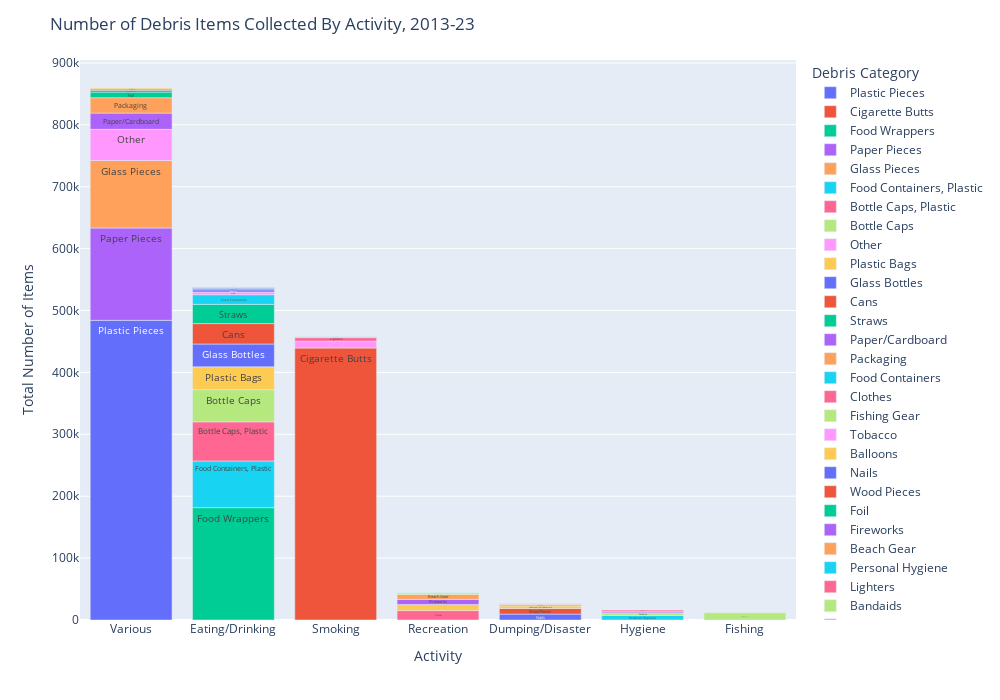

Write notebook code for a chart like this one.
### Markdown cell above
## Debris Organized by Activity

In [NOAA's marine debris report](https://marinedebris.noaa.gov/other-reports/marine-debris-shoreline-monterey-bay-national-marine-sanctuary-assessment-behaviors-contributing-marine-debris-categories-composition-spatial-distribution-and-predictor-variables), in Section 3, trash is organized into the following activities:

* **Eating & Drinking:** Trash categories associated with eating and drinking include utensils and plates, take-out food containers, bottles, straws, and wrappers.
* **Smoking:** Trash left behind from smoking cigarettes, cigars, and vaping included butts, packaging, containers, and other smoking items.
* **Personal Hygiene:** Items include any personal protective or sanitary products such as masks, gloves, condoms, tampons, diapers and syringes.
* **Recreation:** Items associated with recreation on the beach or elsewhere (other than fishing) include balloons, toys, clothing, and dog waste bags.
* **Dumping and Disaster:** Industrial and household waste dumping includes trash that may originate from unintentional or illegal dumping. This category also includes items resulting from storm damage, coastal erosion, or degrading harbors. Items include appliances, construction
material, and tires.
* **Various:** Trash that could have originated from any one of the other six activities but could not be identified with a specific activity. Examples include packaging, caps and bottles that may not have contained beverages, and fragmented pieces of plastic, glass, or metal.

Here, Figure 10 in Section 3 of NOAA's report is recreated with SOS data only. The pie chart in the report is replaced with a bar chart for (in my opinion) more easily interpretable results. Activity names are sligthy modified to **Eating/Drinking**, **Smoking**, **Hygiene**, **Recreation**, **Dumping/Disaster** and **Various**.

### Code cell
fig = graph_maker.activity_graph()
fig.show()

### Figure 1 — Plotly figure (JSON) as saved in the notebook; plotly's stock layout.template omitted (floating-point values rounded to 4 significant figures)
{"data": [{"alignmentgroup": "True", "cliponaxis": false, "hovertemplate": "name=%{text}<br>activity=%{x}<br>count=%{y}<extra></extra>", "legendgroup": "Plastic Pieces", "marker": {"color": "#636efa", "pattern": {"shape": ""}}, "name": "Plastic Pieces", "offsetgroup": "Plastic Pieces", "orientation": "v", "showlegend": true, "text": ["Plastic Pieces"], "textangle": 0, "textfont": {"size": 10}, "textposition": "inside", "type": "bar", "x": ["Various"], "xaxis": "x", "y": [484100.0], "yaxis": "y"}, {"alignmentgroup": "True", "cliponaxis": false, "hovertemplate": "name=%{text}<br>activity=%{x}<br>count=%{y}<extra></extra>", "legendgroup": "Cigarette Butts", "marker": {"color": "#EF553B", "pattern": {"shape": ""}}, "name": "Cigarette Butts", "offsetgroup": "Cigarette Butts", "orientation": "v", "showlegend": true, "text": ["Cigarette Butts"], "textangle": 0, "textfont": {"size": 10}, "textposition": "inside", "type": "bar", "x": ["Smoking"], "xaxis": "x", "y": [439358], "yaxis": "y"}, {"alignmentgroup": "True", "cliponaxis": false, "hovertemplate": "name=%{text}<br>activity=%{x}<br>count=%{y}<extra></extra>", "legendgroup": "Food Wrappers", "marker": {"color": "#00cc96", "pattern": {"shape": ""}}, "name": "Food Wrappers", "offsetgroup": "Food Wrappers", "orientation": "v", "showlegend": true, "text": ["Food Wrappers"], "textangle": 0, "textfont": {"size": 10}, "textposition": "inside", "type": "bar", "x": ["Eating/Drinking"], "xaxis": "x", "y": [181478], "yaxis": "y"}, {"alignmentgroup": "True", "cliponaxis": false, "hovertemplate": "name=%{text}<br>activity=%{x}<br>count=%{y}<extra></extra>", "legendgroup": "Paper Pieces", "marker": {"color": "#ab63fa", "pattern": {"shape": ""}}, "name": "Paper Pieces", "offsetgroup": "Paper Pieces", "orientation": "v", "showlegend": true, "text": ["Paper Pieces"], "textangle": 0, "textfont": {"size": 10}, "textposition": "inside", "type": "bar", "x": ["Various"], "xaxis": "x", "y": [149144], "yaxis": "y"}, {"alignmentgroup": "True", "cliponaxis": false, "hovertemplate": "name=%{text}<br>activity=%{x}<br>count=%{y}<extra></extra>", "legendgroup": "Glass Pieces", "marker": {"color": "#FFA15A", "pattern": {"shape": ""}}, "name": "Glass Pieces", "offsetgroup": "Glass Pieces", "orientation": "v", "showlegend": true, "text": ["Glass Pieces"], "textangle": 0, "textfont": {"size": 10}, "textposition": "inside", "type": "bar", "x": ["Various"], "xaxis": "x", "y": [109011], "yaxis": "y"}, {"alignmentgroup": "True", "cliponaxis": false, "hovertemplate": "name=%{text}<br>activity=%{x}<br>count=%{y}<extra></extra>", "legendgroup": "Food Containers, Plastic", "marker": {"color": "#19d3f3", "pattern": {"shape": ""}}, "name": "Food Containers, Plastic", "offsetgroup": "Food Containers, Plastic", "orientation": "v", "showlegend": true, "text": ["Food Containers, Plastic"], "textangle": 0, "textfont": {"size": 10}, "textposition": "inside", "type": "bar", "x": ["Eating/Drinking"], "xaxis": "x", "y": [75400.0], "yaxis": "y"}, {"alignmentgroup": "True", "cliponaxis": false, "hovertemplate": "name=%{text}<br>activity=%{x}<br>count=%{y}<extra></extra>", "legendgroup": "Bottle Caps, Plastic", "marker": {"color": "#FF6692", "pattern": {"shape": ""}}, "name": "Bottle Caps, Plastic", "offsetgroup": "Bottle Caps, Plastic", "orientation": "v", "showlegend": true, "text": ["Bottle Caps, Plastic"], "textangle": 0, "textfont": {"size": 10}, "textposition": "inside", "type": "bar", "x": ["Eating/Drinking"], "xaxis": "x", "y": [63216], "yaxis": "y"}, {"alignmentgroup": "True", "cliponaxis": false, "hovertemplate": "name=%{text}<br>activity=%{x}<br>count=%{y}<extra></extra>", "legendgroup": "Bottle Caps", "marker": {"color": "#B6E880", "pattern": {"shape": ""}}, "name": "Bottle Caps", "offsetgroup": "Bottle Caps", "orientation": "v", "showlegend": true, "text": ["Bottle Caps"], "textangle": 0, "textfont": {"size": 10}, "textposition": "inside", "type": "bar", "x": ["Eating/Drinking"], "xaxis": "x", "y": [51973], "yaxis": "y"}, {"alignmentgroup": "True", "cliponaxis": false, "hovertemplate": "name=%{text}<br>activity=%{x}<br>count=%{y}<extra></extra>", "legendgroup": "Other", "marker": {"color": "#FF97FF", "pattern": {"shape": ""}}, "name": "Other", "offsetgroup": "Other", "orientation": "v", "showlegend": true, "text": ["Other"], "textangle": 0, "textfont": {"size": 10}, "textposition": "inside", "type": "bar", "x": ["Various"], "xaxis": "x", "y": [50390.0], "yaxis": "y"}, {"alignmentgroup": "True", "cliponaxis": false, "hovertemplate": "name=%{text}<br>activity=%{x}<br>count=%{y}<extra></extra>", "legendgroup": "Plastic Bags", "marker": {"color": "#FECB52", "pattern": {"shape": ""}}, "name": "Plastic Bags", "offsetgroup": "Plastic Bags", "orientation": "v", "showlegend": true, "text": ["Plastic Bags"], "textangle": 0, "textfont": {"size": 10}, "textposition": "inside", "type": "bar", "x": ["Eating/Drinking"], "xaxis": "x", "y": [36949], "yaxis": "y"}, {"alignmentgroup": "True", "cliponaxis": false, "hovertemplate": "name=%{text}<br>activity=%{x}<br>count=%{y}<extra></extra>", "legendgroup": "Glass Bottles", "marker": {"color": "#636efa", "pattern": {"shape": ""}}, "name": "Glass Bottles", "offsetgroup": "Glass Bottles", "orientation": "v", "showlegend": true, "text": ["Glass Bottles"], "textangle": 0, "textfont": {"size": 10}, "textposition": "inside", "type": "bar", "x": ["Eating/Drinking"], "xaxis": "x", "y": [36830], "yaxis": "y"}, {"alignmentgroup": "True", "cliponaxis": false, "hovertemplate": "name=%{text}<br>activity=%{x}<br>count=%{y}<extra></extra>", "legendgroup": "Cans", "marker": {"color": "#EF553B", "pattern": {"shape": ""}}, "name": "Cans", "offsetgroup": "Cans", "orientation": "v", "showlegend": true, "text": ["Cans"], "textangle": 0, "textfont": {"size": 10}, "textposition": "inside", "type": "bar", "x": ["Eating/Drinking"], "xaxis": "x", "y": [32992], "yaxis": "y"}, {"alignmentgroup": "True", "cliponaxis": false, "hovertemplate": "name=%{text}<br>activity=%{x}<br>count=%{y}<extra></extra>", "legendgroup": "Straws", "marker": {"color": "#00cc96", "pattern": {"shape": ""}}, "name": "Straws", "offsetgroup": "Straws", "orientation": "v", "showlegend": true, "text": ["Straws"], "textangle": 0, "textfont": {"size": 10}, "textposition": "inside", "type": "bar", "x": ["Eating/Drinking"], "xaxis": "x", "y": [31081], "yaxis": "y"}, {"alignmentgroup": "True", "cliponaxis": false, "hovertemplate": "name=%{text}<br>activity=%{x}<br>count=%{y}<extra></extra>", "legendgroup": "Paper/Cardboard", "marker": {"color": "#ab63fa", "pattern": {"shape": ""}}, "name": "Paper/Cardboard", "offsetgroup": "Paper/Cardboard", "orientation": "v", "showlegend": true, "text": ["Paper/Cardboard"], "textangle": 0, "textfont": {"size": 10}, "textposition": "inside", "type": "bar", "x": ["Various"], "xaxis": "x", "y": [26233], "yaxis": "y"}, {"alignmentgroup": "True", "cliponaxis": false, "hovertemplate": "name=%{text}<br>activity=%{x}<br>count=%{y}<extra></extra>", "legendgroup": "Packaging", "marker": {"color": "#FFA15A", "pattern": {"shape": ""}}, "name": "Packaging", "offsetgroup": "Packaging", "orientation": "v", "showlegend": true, "text": ["Packaging"], "textangle": 0, "textfont": {"size": 10}, "textposition": "inside", "type": "bar", "x": ["Various"], "xaxis": "x", "y": [24854], "yaxis": "y"}, {"alignmentgroup": "True", "cliponaxis": false, "hovertemplate": "name=%{text}<br>activity=%{x}<br>count=%{y}<extra></extra>", "legendgroup": "Food Containers", "marker": {"color": "#19d3f3", "pattern": {"shape": ""}}, "name": "Food Containers", "offsetgroup": "Food Containers", "orientation": "v", "showlegend": true, "text": ["Food Containers"], "textangle": 0, "textfont": {"size": 10}, "textposition": "inside", "type": "bar", "x": ["Eating/Drinking"], "xaxis": "x", "y": [15612], "yaxis": "y"}, {"alignmentgroup": "True", "cliponaxis": false, "hovertemplate": "name=%{text}<br>activity=%{x}<br>count=%{y}<extra></extra>", "legendgroup": "Clothes", "marker": {"color": "#FF6692", "pattern": {"shape": ""}}, "name": "Clothes", "offsetgroup": "Clothes", "orientation": "v", "showlegend": true, "text": ["Clothes"], "textangle": 0, "textfont": {"size": 10}, "textposition": "inside", "type": "bar", "x": ["Recreation"], "xaxis": "x", "y": [15213], "yaxis": "y"}, {"alignmentgroup": "True", "cliponaxis": false, "hovertemplate": "name=%{text}<br>activity=%{x}<br>count=%{y}<extra></extra>", "legendgroup": "Fishing Gear", "marker": {"color": "#B6E880", "pattern": {"shape": ""}}, "name": "Fishing Gear", "offsetgroup": "Fishing Gear", "orientation": "v", "showlegend": true, "text": ["Fishing Gear"], "textangle": 0, "textfont": {"size": 10}, "textposition": "inside", "type": "bar", "x": ["Fishing"], "xaxis": "x", "y": [11726], "yaxis": "y"}, {"alignmentgroup": "True", "cliponaxis": false, "hovertemplate": "name=%{text}<br>activity=%{x}<br>count=%{y}<extra></extra>", "legendgroup": "Tobacco", "marker": {"color": "#FF97FF", "pattern": {"shape": ""}}, "name": "Tobacco", "offsetgroup": "Tobacco", "orientation": "v", "showlegend": true, "text": ["Tobacco"], "textangle": 0, "textfont": {"size": 10}, "textposition": "inside", "type": "bar", "x": ["Smoking"], "xaxis": "x", "y": [11097], "yaxis": "y"}, {"alignmentgroup": "True", "cliponaxis": false, "hovertemplate": "name=%{text}<br>activity=%{x}<br>count=%{y}<extra></extra>", "legendgroup": "Balloons", "marker": {"color": "#FECB52", "pattern": {"shape": ""}}, "name": "Balloons", "offsetgroup": "Balloons", "orientation": "v", "showlegend": true, "text": ["Balloons"], "textangle": 0, "textfont": {"size": 10}, "textposition": "inside", "type": "bar", "x": ["Recreation"], "xaxis": "x", "y": [9782], "yaxis": "y"}, {"alignmentgroup": "True", "cliponaxis": false, "hovertemplate": "name=%{text}<br>activity=%{x}<br>count=%{y}<extra></extra>", "legendgroup": "Nails", "marker": {"color": "#636efa", "pattern": {"shape": ""}}, "name": "Nails", "offsetgroup": "Nails", "orientation": "v", "showlegend": true, "text": ["Nails"], "textangle": 0, "textfont": {"size": 10}, "textposition": "inside", "type": "bar", "x": ["Dumping/Disaster"], "xaxis": "x", "y": [9534], "yaxis": "y"}, {"alignmentgroup": "True", "cliponaxis": false, "hovertemplate": "name=%{text}<br>activity=%{x}<br>count=%{y}<extra></extra>", "legendgroup": "Wood Pieces", "marker": {"color": "#EF553B", "pattern": {"shape": ""}}, "name": "Wood Pieces", "offsetgroup": "Wood Pieces", "orientation": "v", "showlegend": true, "text": ["Wood Pieces"], "textangle": 0, "textfont": {"size": 10}, "textposition": "inside", "type": "bar", "x": ["Dumping/Disaster"], "xaxis": "x", "y": [9056.0], "yaxis": "y"}, {"alignmentgroup": "True", "cliponaxis": false, "hovertemplate": "name=%{text}<br>activity=%{x}<br>count=%{y}<extra></extra>", "legendgroup": "Foil", "marker": {"color": "#00cc96", "pattern": {"shape": ""}}, "name": "Foil", "offsetgroup": "Foil", "orientation": "v", "showlegend": true, "text": ["Foil"], "textangle": 0, "textfont": {"size": 10}, "textposition": "inside", "type": "bar", "x": ["Various"], "xaxis": "x", "y": [9049], "yaxis": "y"}, {"alignmentgroup": "True", "cliponaxis": false, "hovertemplate": "name=%{text}<br>activity=%{x}<br>count=%{y}<extra></extra>", "legendgroup": "Fireworks", "marker": {"color": "#ab63fa", "pattern": {"shape": ""}}, "name": "Fireworks", "offsetgroup": "Fireworks", "orientation": "v", "showlegend": true, "text": ["Fireworks"], "textangle": 0, "textfont": {"size": 10}, "textposition": "inside", "type": "bar", "x": ["Recreation"], "xaxis": "x", "y": [8313], "yaxis": "y"}, {"alignmentgroup": "True", "cliponaxis": false, "hovertemplate": "name=%{text}<br>activity=%{x}<br>count=%{y}<extra></extra>", "legendgroup": "Beach Gear", "marker": {"color": "#FFA15A", "pattern": {"shape": ""}}, "name": "Beach Gear", "offsetgroup": "Beach Gear", "orientation": "v", "showlegend": true, "text": ["Beach Gear"], "textangle": 0, "textfont": {"size": 10}, "textposition": "inside", "type": "bar", "x": ["Recreation"], "xaxis": "x", "y": [8086], "yaxis": "y"}, {"alignmentgroup": "True", "cliponaxis": false, "hovertemplate": "name=%{text}<br>activity=%{x}<br>count=%{y}<extra></extra>", "legendgroup": "Personal Hygiene", "marker": {"color": "#19d3f3", "pattern": {"shape": ""}}, "name": "Personal Hygiene", "offsetgroup": "Personal Hygiene", "orientation": "v", "showlegend": true, "text": ["Personal Hygiene"], "textangle": 0, "textfont": {"size": 10}, "textposition": "inside", "type": "bar", "x": ["Hygiene"], "xaxis": "x", "y": [7350.0], "yaxis": "y"}, {"alignmentgroup": "True", "cliponaxis": false, "hovertemplate": "name=%{text}<br>activity=%{x}<br>count=%{y}<extra></extra>", "legendgroup": "Lighters", "marker": {"color": "#FF6692", "pattern": {"shape": ""}}, "name": "Lighters", "offsetgroup": "Lighters", "orientation": "v", "showlegend": true, "text": ["Lighters"], "textangle": 0, "textfont": {"size": 10}, "textposition": "inside", "type": "bar", "x": ["Smoking"], "xaxis": "x", "y": [5726], "yaxis": "y"}, {"alignmentgroup": "True", "cliponaxis": false, "hovertemplate": "name=%{text}<br>activity=%{x}<br>count=%{y}<extra></extra>", "legendgroup": "Bandaids", "marker": {"color": "#B6E880", "pattern": {"shape": ""}}, "name": "Bandaids", "offsetgroup": "Bandaids", "orientation": "v", "showlegend": true, "text": ["Bandaids"], "textangle": 0, "textfont": {"size": 10}, "textposition": "inside", "type": "bar", "x": ["Hygiene"], "xaxis": "x", "y": [4319], "yaxis": "y"}, {"alignmentgroup": "True", "cliponaxis": false, "hovertemplate": "name=%{text}<br>activity=%{x}<br>count=%{y}<extra></extra>", "legendgroup": "Lids", "marker": {"color": "#FF97FF", "pattern": {"shape": ""}}, "name": "Lids", "offsetgroup": "Lids", "orientation": "v", "showlegend": true, "text": ["Lids"], "textangle": 0, "textfont": {"size": 10}, "textposition": "inside", "type": "bar", "x": ["Eating/Drinking"], "xaxis": "x", "y": [4310], "yaxis": "y"}, {"alignmentgroup": "True", "cliponaxis": false, "hovertemplate": "name=%{text}<br>activity=%{x}<br>count=%{y}<extra></extra>", "legendgroup": "Construction Materials", "marker": {"color": "#FECB52", "pattern": {"shape": ""}}, "name": "Construction Materials", "offsetgroup": "Construction Materials", "orientation": "v", "showlegend": true, "text": ["Construction Materials"], "textangle": 0, "textfont": {"size": 10}, "textposition": "inside", "type": "bar", "x": ["Dumping/Disaster"], "xaxis": "x", "y": [4176], "yaxis": "y"}, {"alignmentgroup": "True", "cliponaxis": false, "hovertemplate": "name=%{text}<br>activity=%{x}<br>count=%{y}<extra></extra>", "legendgroup": "Utensils", "marker": {"color": "#636efa", "pattern": {"shape": ""}}, "name": "Utensils", "offsetgroup": "Utensils", "orientation": "v", "showlegend": true, "text": ["Utensils"], "textangle": 0, "textfont": {"size": 10}, "textposition": "inside", "type": "bar", "x": ["Eating/Drinking"], "xaxis": "x", "y": [3473], "yaxis": "y"}, {"alignmentgroup": "True", "cliponaxis": false, "hovertemplate": "name=%{text}<br>activity=%{x}<br>count=%{y}<extra></extra>", "legendgroup": "Strapping Bands", "marker": {"color": "#EF553B", "pattern": {"shape": ""}}, "name": "Strapping Bands", "offsetgroup": "Strapping Bands", "orientation": "v", "showlegend": true, "text": ["Strapping Bands"], "textangle": 0, "textfont": {"size": 10}, "textposition": "inside", "type": "bar", "x": ["Various"], "xaxis": "x", "y": [3003], "yaxis": "y"}, {"alignmentgroup": "True", "cliponaxis": false, "hovertemplate": "name=%{text}<br>activity=%{x}<br>count=%{y}<extra></extra>", "legendgroup": "6-Pack Holders", "marker": {"color": "#00cc96", "pattern": {"shape": ""}}, "name": "6-Pack Holders", "offsetgroup": "6-Pack Holders", "orientation": "v", "showlegend": true, "text": ["6-Pack Holders"], "textangle": 0, "textfont": {"size": 10}, "textposition": "inside", "type": "bar", "x": ["Eating/Drinking"], "xaxis": "x", "y": [2294], "yaxis": "y"}, {"alignmentgroup": "True", "cliponaxis": false, "hovertemplate": "name=%{text}<br>activity=%{x}<br>count=%{y}<extra></extra>", "legendgroup": "PPE", "marker": {"color": "#ab63fa", "pattern": {"shape": ""}}, "name": "PPE", "offsetgroup": "PPE", "orientation": "v", "showlegend": true, "text": ["PPE"], "textangle": 0, "textfont": {"size": 10}, "textposition": "inside", "type": "bar", "x": ["Hygiene"], "xaxis": "x", "y": [2254], "yaxis": "y"}, {"alignmentgroup": "True", "cliponaxis": false, "hovertemplate": "name=%{text}<br>activity=%{x}<br>count=%{y}<extra></extra>", "legendgroup": "Batteries", "marker": {"color": "#FFA15A", "pattern": {"shape": ""}}, "name": "Batteries", "offsetgroup": "Batteries", "orientation": "v", "showlegend": true, "text": ["Batteries"], "textangle": 0, "textfont": {"size": 10}, "textposition": "inside", "type": "bar", "x": ["Dumping/Disaster"], "xaxis": "x", "y": [2241], "yaxis": "y"}, {"alignmentgroup": "True", "cliponaxis": false, "hovertemplate": "name=%{text}<br>activity=%{x}<br>count=%{y}<extra></extra>", "legendgroup": "Bottles, Plastic", "marker": {"color": "#19d3f3", "pattern": {"shape": ""}}, "name": "Bottles, Plastic", "offsetgroup": "Bottles, Plastic", "orientation": "v", "showlegend": true, "text": ["Bottles, Plastic"], "textangle": 0, "textfont": {"size": 10}, "textposition": "inside", "type": "bar", "x": ["Various"], "xaxis": "x", "y": [2216], "yaxis": "y"}, {"alignmentgroup": "True", "cliponaxis": false, "hovertemplate": "name=%{text}<br>activity=%{x}<br>count=%{y}<extra></extra>", "legendgroup": "Syringes", "marker": {"color": "#FF6692", "pattern": {"shape": ""}}, "name": "Syringes", "offsetgroup": "Syringes", "orientation": "v", "showlegend": true, "text": ["Syringes"], "textangle": 0, "textfont": {"size": 10}, "textposition": "inside", "type": "bar", "x": ["Hygiene"], "xaxis": "x", "y": [2059], "yaxis": "y"}, {"alignmentgroup": "True", "cliponaxis": false, "hovertemplate": "name=%{text}<br>activity=%{x}<br>count=%{y}<extra></extra>", "legendgroup": "Footwear", "marker": {"color": "#B6E880", "pattern": {"shape": ""}}, "name": "Footwear", "offsetgroup": "Footwear", "orientation": "v", "showlegend": true, "text": ["Footwear"], "textangle": 0, "textfont": {"size": 10}, "textposition": "inside", "type": "bar", "x": ["Recreation"], "xaxis": "x", "y": [2006.0], "yaxis": "y"}, {"alignmentgroup": "True", "cliponaxis": false, "hovertemplate": "name=%{text}<br>activity=%{x}<br>count=%{y}<extra></extra>", "legendgroup": "Cigar Tips", "marker": {"color": "#FF97FF", "pattern": {"shape": ""}}, "name": "Cigar Tips", "offsetgroup": "Cigar Tips", "orientation": "v", "showlegend": true, "text": ["Cigar Tips"], "textangle": 0, "textfont": {"size": 10}, "textposition": "inside", "type": "bar", "x": ["Smoking"], "xaxis": "x", "y": [1537], "yaxis": "y"}, {"alignmentgroup": "True", "cliponaxis": false, "hovertemplate": "name=%{text}<br>activity=%{x}<br>count=%{y}<extra></extra>", "legendgroup": "Rope", "marker": {"color": "#FECB52", "pattern": {"shape": ""}}, "name": "Rope", "offsetgroup": "Rope", "orientation": "v", "showlegend": true, "text": ["Rope"], "textangle": 0, "textfont": {"size": 10}, "textposition": "inside", "type": "bar", "x": ["Various"], "xaxis": "x", "y": [1423], "yaxis": "y"}, {"alignmentgroup": "True", "cliponaxis": false, "hovertemplate": "name=%{text}<br>activity=%{x}<br>count=%{y}<extra></extra>", "legendgroup": "Beverage Bottles", "marker": {"color": "#636efa", "pattern": {"shape": ""}}, "name": "Beverage Bottles", "offsetgroup": "Beverage Bottles", "orientation": "v", "showlegend": true, "text": ["Beverage Bottles"], "textangle": 0, "textfont": {"size": 10}, "textposition": "inside", "type": "bar", "x": ["Eating/Drinking"], "xaxis": "x", "y": [1413], "yaxis": "y"}, {"alignmentgroup": "True", "cliponaxis": false, "hovertemplate": "name=%{text}<br>activity=%{x}<br>count=%{y}<extra></extra>", "legendgroup": "Tires", "marker": {"color": "#EF553B", "pattern": {"shape": ""}}, "name": "Tires", "offsetgroup": "Tires", "orientation": "v", "showlegend": true, "text": ["Tires"], "textangle": 0, "textfont": {"size": 10}, "textposition": "inside", "type": "bar", "x": ["Dumping/Disaster"], "xaxis": "x", "y": [684.2], "yaxis": "y"}, {"alignmentgroup": "True", "cliponaxis": false, "hovertemplate": "name=%{text}<br>activity=%{x}<br>count=%{y}<extra></extra>", "legendgroup": "Bagged Pet Waste", "marker": {"color": "#00cc96", "pattern": {"shape": ""}}, "name": "Bagged Pet Waste", "offsetgroup": "Bagged Pet Waste", "orientation": "v", "showlegend": true, "text": ["Bagged Pet Waste"], "textangle": 0, "textfont": {"size": 10}, "textposition": "inside", "type": "bar", "x": ["Recreation"], "xaxis": "x", "y": [636], "yaxis": "y"}, {"alignmentgroup": "True", "cliponaxis": false, "hovertemplate": "name=%{text}<br>activity=%{x}<br>count=%{y}<extra></extra>", "legendgroup": "Beverage Pouches", "marker": {"color": "#ab63fa", "pattern": {"shape": ""}}, "name": "Beverage Pouches", "offsetgroup": "Beverage Pouches", "orientation": "v", "showlegend": true, "text": ["Beverage Pouches"], "textangle": 0, "textfont": {"size": 10}, "textposition": "inside", "type": "bar", "x": ["Eating/Drinking"], "xaxis": "x", "y": [625], "yaxis": "y"}, {"alignmentgroup": "True", "cliponaxis": false, "hovertemplate": "name=%{text}<br>activity=%{x}<br>count=%{y}<extra></extra>", "legendgroup": "Appliances", "marker": {"color": "#FFA15A", "pattern": {"shape": ""}}, "name": "Appliances", "offsetgroup": "Appliances", "orientation": "v", "showlegend": true, "text": ["Appliances"], "textangle": 0, "textfont": {"size": 10}, "textposition": "inside", "type": "bar", "x": ["Dumping/Disaster"], "xaxis": "x", "y": [564], "yaxis": "y"}, {"alignmentgroup": "True", "cliponaxis": false, "hovertemplate": "name=%{text}<br>activity=%{x}<br>count=%{y}<extra></extra>", "legendgroup": "E-Waste", "marker": {"color": "#19d3f3", "pattern": {"shape": ""}}, "name": "E-Waste", "offsetgroup": "E-Waste", "orientation": "v", "showlegend": true, "text": ["E-Waste"], "textangle": 0, "textfont": {"size": 10}, "textposition": "inside", "type": "bar", "x": ["Smoking"], "xaxis": "x", "y": [347], "yaxis": "y"}, {"alignmentgroup": "True", "cliponaxis": false, "hovertemplate": "name=%{text}<br>activity=%{x}<br>count=%{y}<extra></extra>", "legendgroup": "Car Parts", "marker": {"color": "#FF6692", "pattern": {"shape": ""}}, "name": "Car Parts", "offsetgroup": "Car Parts", "orientation": "v", "showlegend": true, "text": ["Car Parts"], "textangle": 0, "textfont": {"size": 10}, "textposition": "inside", "type": "bar", "x": ["Dumping/Disaster"], "xaxis": "x", "y": [260], "yaxis": "y"}, {"alignmentgroup": "True", "cliponaxis": false, "hovertemplate": "name=%{text}<br>activity=%{x}<br>count=%{y}<extra></extra>", "legendgroup": "Bikes", "marker": {"color": "#B6E880", "pattern": {"shape": ""}}, "name": "Bikes", "offsetgroup": "Bikes", "orientation": "v", "showlegend": true, "text": ["Bikes"], "textangle": 0, "textfont": {"size": 10}, "textposition": "inside", "type": "bar", "x": ["Recreation"], "xaxis": "x", "y": [199], "yaxis": "y"}], "layout": {"autosize": false, "barmode": "relative", "height": 700, "legend": {"title": {"text": "Debris Category"}, "tracegroupgap": 0}, "margin": {"t": 60}, "title": {"text": "Number of Debris Items Collected By Activity, 2013-23"}, "width": 1000, "xaxis": {"anchor": "y", "autorange": true, "categoryorder": "total descending", "domain": [0, 1], "range": [-0.5, 6.5], "title": {"text": "Activity"}, "type": "category"}, "yaxis": {"anchor": "x", "autorange": true, "domain": [0, 1], "range": [0, 904700.0], "title": {"text": "Total Number of Items"}, "type": "linear"}}}
